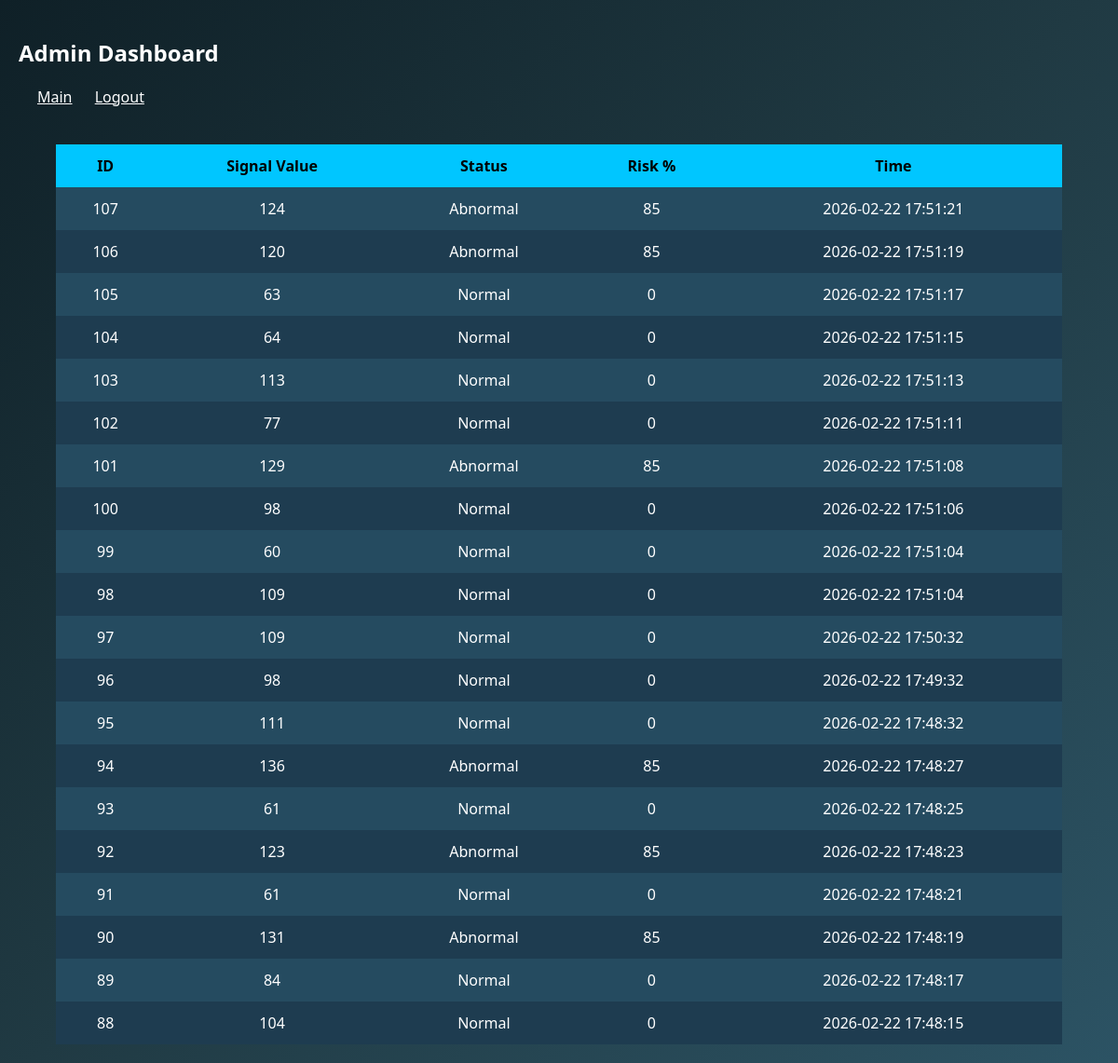
The page /admin (signed in) on the database its author committed.
### tables this page shows
CREATE TABLE eeg_data(
        id INTEGER PRIMARY KEY AUTOINCREMENT,
        value INTEGER,
        status TEXT,
        risk INTEGER,
        time TIMESTAMP DEFAULT CURRENT_TIMESTAMP
    );

### app.py (the view)
@app.route('/admin')
def admin():
    if 'user' not in session:
        return redirect('/login')
    conn = sqlite3.connect("eeg_database.db")
    cur = conn.cursor()
    cur.execute("SELECT * FROM eeg_data ORDER BY id DESC LIMIT 20")
    data = cur.fetchall()
    conn.close()
    return render_template("admin.html", data=data)

### templates/admin.html (shortened to what this page needs)
<!DOCTYPE html>
<html>
<head>
</head>
<body>
<div class="header">
<h2>Admin Dashboard</h2>
<a href="/">Main</a>
<a href="/logout">Logout</a>
</div>
<table>
<tr>
    <th>ID</th>
    <th>Signal Value</th>
    <th>Status</th>
    <th>Risk %</th>
    <th>Time</th>
</tr>
{% for row in data %}
<tr>
    <td>{{ row[0] }}</td>
    <td>{{ row[1] }}</td>
    <td>{{ row[2] }}</td>
    <td>{{ row[3] }}</td>
    <td>{{ row[4] }}</td>
</tr>
{% endfor %}
</table>
</body>
</html>

### templates/admin.html (style rules this page uses)
body { margin:0; font-family:Segoe UI; background:linear-gradient(135deg,#0f2027,#203a43,#2c5364); color:white; }
.header { padding:20px; }
table { width:90%; margin:20px auto; border-collapse:collapse; background:#1e3c50; }
th,td { padding:12px; text-align:center; }
th { background:#00c6ff; color:black; }
tr:nth-child(even) { background:#254b60; }
a { color:white; margin-left:20px; }

### rows shown on the page
eeg_data: id "107", value "124", status "Abnormal", risk "85", time "2026-02-22 17:51:21"
eeg_data: id "106", value "120", status "Abnormal", risk "85", time "2026-02-22 17:51:19"
eeg_data: id "105", value "63", status "Normal", risk "0", time "2026-02-22 17:51:17"
eeg_data: id "104", value "64", status "Normal", risk "0", time "2026-02-22 17:51:15"
eeg_data: id "103", value "113", status "Normal", risk "0", time "2026-02-22 17:51:13"
eeg_data: id "102", value "77", status "Normal", risk "0", time "2026-02-22 17:51:11"
eeg_data: id "101", value "129", status "Abnormal", risk "85", time "2026-02-22 17:51:08"
eeg_data: id "100", value "98", status "Normal", risk "0", time "2026-02-22 17:51:06"
eeg_data: id "99", value "60", status "Normal", risk "0", time "2026-02-22 17:51:04"
eeg_data: id "98", value "109", status "Normal", risk "0", time "2026-02-22 17:51:04"
eeg_data: id "97", value "109", status "Normal", risk "0", time "2026-02-22 17:50:32"
eeg_data: id "96", value "98", status "Normal", risk "0", time "2026-02-22 17:49:32"
eeg_data: id "95", value "111", status "Normal", risk "0", time "2026-02-22 17:48:32"
eeg_data: id "94", value "136", status "Abnormal", risk "85", time "2026-02-22 17:48:27"
eeg_data: id "93", value "61", status "Normal", risk "0", time "2026-02-22 17:48:25"
eeg_data: id "92", value "123", status "Abnormal", risk "85", time "2026-02-22 17:48:23"
eeg_data: id "91", value "61", status "Normal", risk "0", time "2026-02-22 17:48:21"
eeg_data: id "90", value "131", status "Abnormal", risk "85", time "2026-02-22 17:48:19"
eeg_data: id "89", value "84", status "Normal", risk "0", time "2026-02-22 17:48:17"
eeg_data: id "88", value "104", status "Normal", risk "0", time "2026-02-22 17:48:15"
